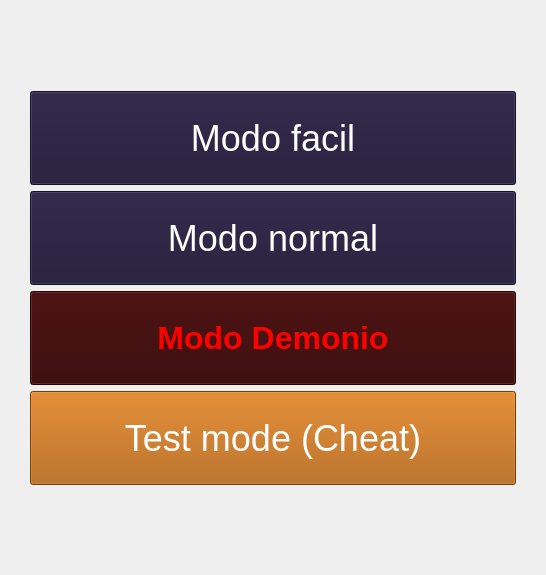
        <widget class="QWidget" name="dificultad">
         <property name="sizePolicy">
          <sizepolicy hsizetype="Maximum" vsizetype="Maximum">
           <horstretch>0</horstretch>
           <verstretch>0</verstretch>
          </sizepolicy>
         </property>
         <property name="minimumSize">
          <size>
           <width>546</width>
           <height>575</height>
          </size>
         </property>
         <property name="maximumSize">
          <size>
           <width>1920</width>
           <height>800</height>
          </size>
         </property>
         <layout class="QVBoxLayout" name="verticalLayout_4">
          <property name="spacing">
           <number>6</number>
          </property>
          <property name="leftMargin">
           <number>30</number>
          </property>
          <property name="topMargin">
           <number>91</number>
          </property>
          <property name="rightMargin">
           <number>30</number>
          </property>
          <property name="bottomMargin">
           <number>90</number>
          </property>
          <item>
           <widget class="QPushButton" name="botonFacil">
            <property name="minimumSize">
             <size>
              <width>100</width>
              <height>75</height>
             </size>
            </property>
            <property name="maximumSize">
             <size>
              <width>1800</width>
              <height>150</height>
             </size>
            </property>
            <property name="font">
             <font>
              <family>MS Sans Serif</family>
              <pointsize>27</pointsize>
              <bold>false</bold>
             </font>
            </property>
            <property name="cursor">
             <cursorShape>PointingHandCursor</cursorShape>
            </property>
            <property name="styleSheet">
             <string notr="true">color: white;
background-color: #1e1534;</string>
            </property>
            <property name="text">
             <string>Modo facil</string>
            </property>
           </widget>
          </item>
          <item>
           <widget class="QPushButton" name="botonNormal">
            <property name="minimumSize">
             <size>
              <width>100</width>
              <height>75</height>
             </size>
            </property>
            <property name="maximumSize">
             <size>
              <width>1800</width>
              <height>150</height>
             </size>
            </property>
            <property name="font">
             <font>
              <family>MS Sans Serif</family>
              <pointsize>27</pointsize>
              <bold>false</bold>
             </font>
            </property>
            <property name="cursor">
             <cursorShape>PointingHandCursor</cursorShape>
            </property>
            <property name="styleSheet">
             <string notr="true">color: white;
background-color: #1e1534;</string>
            </property>
            <property name="text">
             <string>Modo normal</string>
            </property>
           </widget>
          </item>
          <item>
           <widget class="QPushButton" name="botonDemonio">
            <property name="minimumSize">
             <size>
              <width>100</width>
              <height>50</height>
             </size>
            </property>
            <property name="maximumSize">
             <size>
              <width>1800</width>
              <height>150</height>
             </size>
            </property>
            <property name="font">
             <font>
              <family>MS Sans Serif</family>
              <pointsize>24</pointsize>
              <bold>true</bold>
             </font>
            </property>
            <property name="cursor">
             <cursorShape>PointingHandCursor</cursorShape>
            </property>
            <property name="styleSheet">
             <string notr="true">color: rgb(255, 0, 0);
background-color: #330000;</string>
            </property>
            <property name="text">
             <string>Modo Demonio</string>
            </property>
           </widget>
          </item>
          <item>
           <widget class="QPushButton" name="botonCheat">
            <property name="minimumSize">
             <size>
              <width>100</width>
              <height>75</height>
             </size>
            </property>
            <property name="maximumSize">
             <size>
              <width>1800</width>
              <height>150</height>
             </size>
            </property>
            <property name="font">
             <font>
              <family>MS Sans Serif</family>
              <pointsize>27</pointsize>
              <bold>false</bold>
             </font>
            </property>
            <property name="cursor">
             <cursorShape>PointingHandCursor</cursorShape>
            </property>
            <property name="styleSheet">
             <string notr="true">color: white;
background-color: rgb(170, 85, 0);</string>
            </property>
            <property name="text">
             <string>Test mode (Cheat)</string>
            </property>
           </widget>
          </item>
         </layout>
        </widget>
